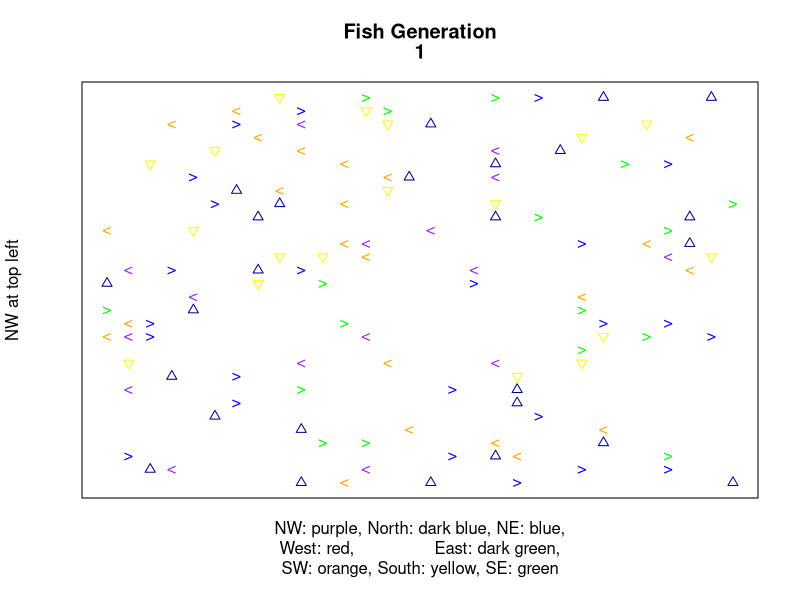
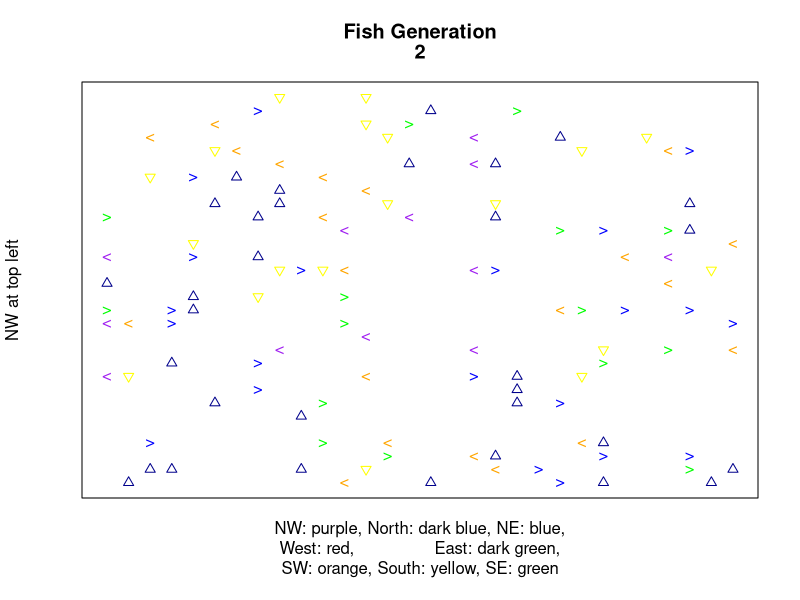
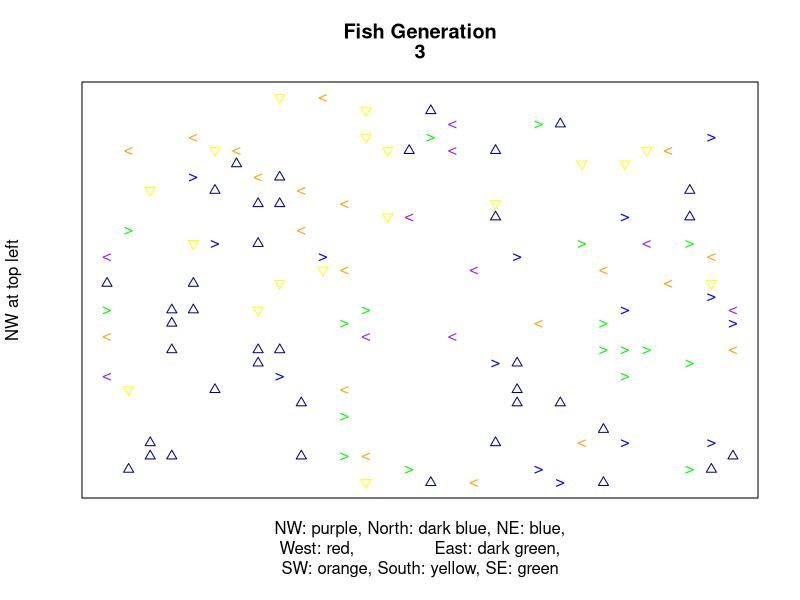
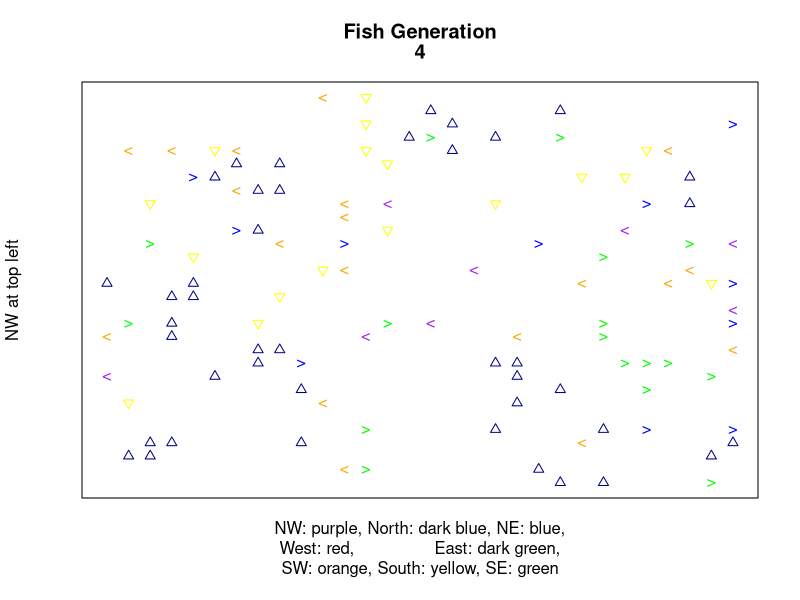
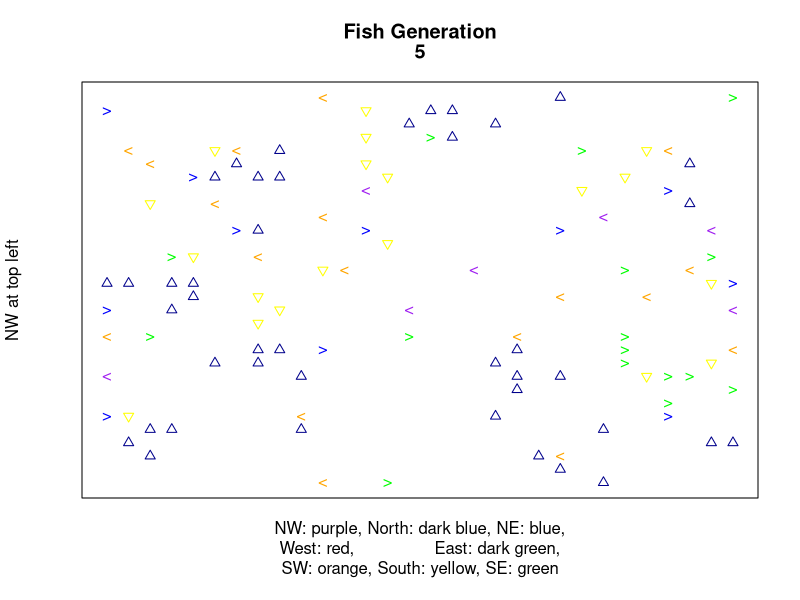
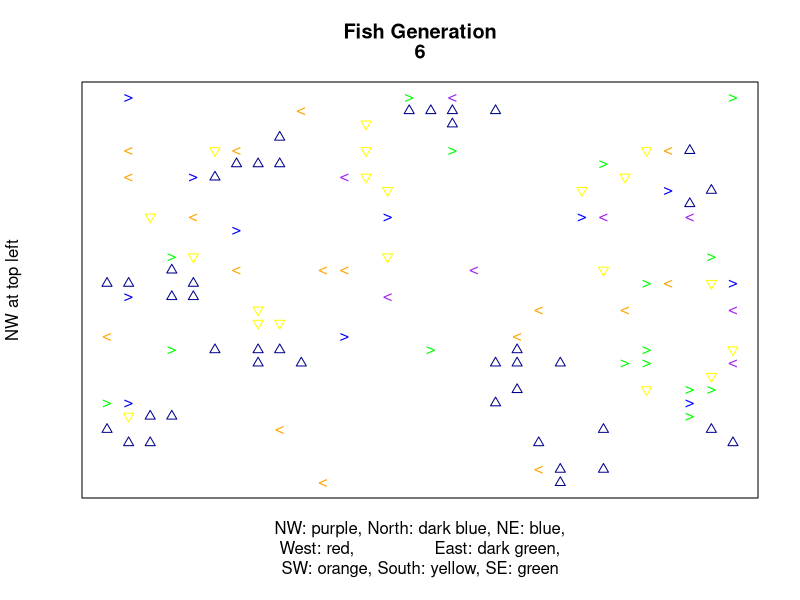
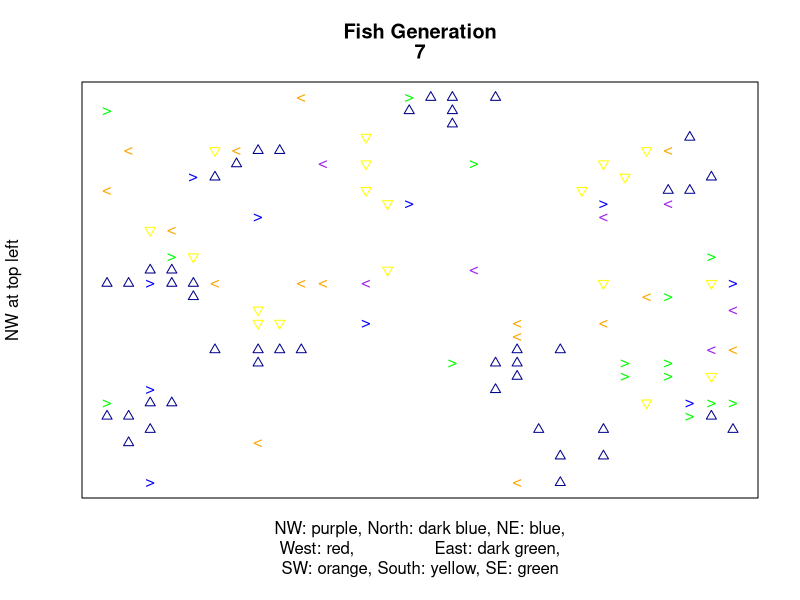
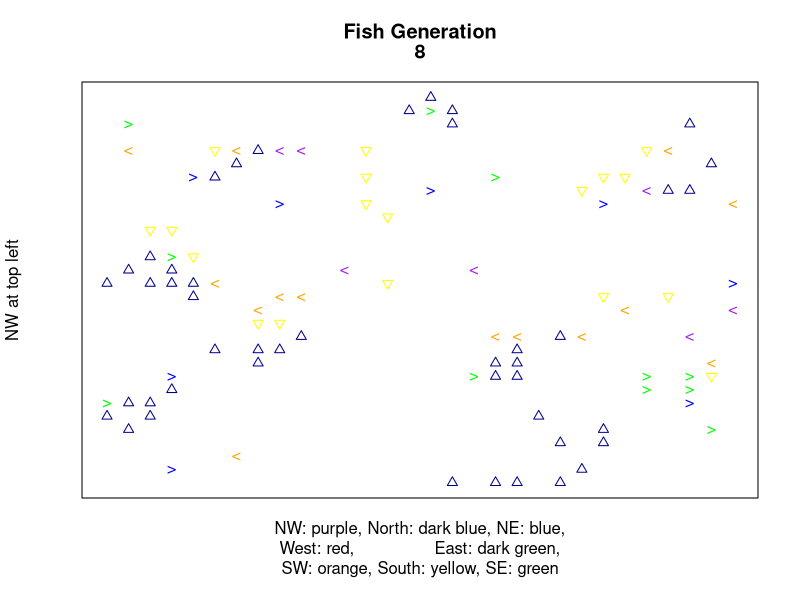

The R source for these figures, in order:
# CA Project 
# Module 14.10 - 'Fish Schooling'
# Version 1.6

# pretty effective schooling behavior,
# doesn't seem particularly biased in any direction,
# has problems with gridlock:
    # the need for collision avoidance strategies
    # is becoming more and more apparent,
    # but that's a different project

# mean of neighbors influences own direction
# by taking mean of neighbors INCLUDING SELF
# then mean becomes new direction

# uses print() from version 1.3
# mean function divided into get.mean and set.dir ftns

# ignore cohesion rule
# obey separation rule and alignment rule
# separation takes precedence

# this version's interpretation of separation rule:
# "don't move into the same space on the grid"

# wrap edges

# this version does have the 'herky jerky' movement


EMPTY <- c(0,0)   # unoccupied cell  

# dimensions
size <- 30
gens <- 100 # slices

probability <- 0.2 # to make sure some cells are empty (for initialization)


# FUNCTIONS

# test whether a pair of coords is (0,0)
empty <- function(coords) {
  return(sum(coords==EMPTY)==2)
}

# copy edges to ghost margins
wrap.edges <- function(slice) {
  # wrap top and bottom edges:
  for(i in 1:2) {
    loaf[[slice]][[i]] <- loaf[[slice]][[size+i]]
    loaf[[slice]][[size+i+2]] <- loaf[[slice]][[i+2]]
  }
  # wrap left and right edges:
  for(i in 1:2) {
    for(row in 3:(size+2)) {
      loaf[[slice]][[row]][[i]] <- loaf[[slice]][[row]][[size+i]]
      loaf[[slice]][[row]][[size+2+i]] <- loaf[[slice]][[row]][[i+2]]
    }
  }
  # set corners:
  for(i in 1:2) {
    for(j in 1:2) {
      # top corners
      loaf[[slice]][[i]][[j]] <- loaf[[slice]][[size+i]][[size+j]]
      loaf[[slice]][[i]][[size+j+2]] <- loaf[[slice]][[size+i]][[j+2]]
      # bottom corners
      loaf[[slice]][[size+i+2]][[j]] <- loaf[[slice]][[i+2]][[size+j]]
      loaf[[slice]][[size+i+2]][[size+j+2]] <- loaf[[slice]][[i+2]][[j+2]]
    }
  }
  return(loaf[[slice]])
}

# get mean direction of all neighbors 
# (Moore's neighborhood,  dist 1 )
get.mean.dir <- function(slice,this.r,this.c) {
  dist <- 2
  num.neighbors <- 0
  neighbor.directions <- EMPTY
  for(row in -dist:dist) {
    for(col in -dist:dist) {
      bro.dir <- unlist(loaf[[slice-1]][[this.r+row]][[this.c+col]])
      #if(!(row==0 && col==0) && !empty(bro.dir)) {
      if(!empty(bro.dir)) {  
        num.neighbors <- num.neighbors + 1
        neighbor.directions <- neighbor.directions + bro.dir
      }
    }
  }
  if(num.neighbors!=0) { return(neighbor.directions/num.neighbors) }
  return(EMPTY)
}

set.new.direction <- function(current.direction,mean) {
  if(empty(mean)) { return(current.direction) }
  new.dir <- mean
  for(i in 1:2) {
    thing <- new.dir[i]
    if(thing >= .5) {
      new.dir[i] <- 1
    } else if(thing <= (-.5)) {
      new.dir[i] <- -1
    } else {
      new.dir[i] <- 0
    }
  }
  if(empty(new.dir)) { return(current.direction) } 
  return(new.dir)
}

# should keep two fish from moving into the same empty cell
# and keep fish from moving into occupied cell.
okay.to.move <- function(slice,row,col,dest) {
  if(!empty(unlist(loaf[[slice-1]][[dest[1]]][[dest[2]]]))) { return(FALSE) }
  for(r in -1:1) {
    for(c in -1:1) {
      bro.row <- dest[1]+r
      bro.col <- dest[2]+c
      bro.dir <- unlist(loaf[[slice-1]][[bro.row]][[bro.col]])
      if(!(bro.row==row && bro.col==col)) {
        if(!empty(bro.dir) && empty(bro.dir+c(r,c))) {
          return(FALSE)
        }
      }
    }
  }
  return(TRUE)
}

# Plot the grid for the generation specified.
print <- function(slice) {
  # it would be much more efficient to use a matrix here,
  # but this makes the code easier to read at a glance
  nw.x <- vector() 
  nw.y <- vector()
  north.x <- vector()
  north.y <- vector()
  ne.x <- vector()
  ne.y <- vector()
  west.x <- vector()
  west.y <- vector()
  east.x <- vector()
  east.y <- vector()
  sw.x <- vector()
  sw.y <- vector()
  south.x <- vector()
  south.y <- vector()
  se.x <- vector()
  se.y <- vector()
  
  for (row in 3:(size+2)) {
    for (col in 3:(size+2)) {
      direction <- unlist(loaf[[slice]][[row]][[col]])
      if(direction[1]==1) {
        if(direction[2]==-1) {
          nw.x <- c(nw.x,col)
          nw.y <- c(nw.y,row)
        } else if(direction[2]==0) {
          north.x <- c(north.x,col)
          north.y <- c(north.y,row)
        } else {
          ne.x <- c(ne.x,col)
          ne.y <- c(ne.y,row)
        }
      } else if(direction[1]==0) {
        if(direction[2]==-1) {
          west.x <- c(west.x,col)
          west.y <- c(west.y,row)
        } else if(direction[2]==1) {
          east.x <- c(east.x,col)
          east.y <- c(east.y,row)
        }
      } else {
        if(direction[2]==-1) {
          sw.x <- c(sw.x,col)
          sw.y <- c(sw.y,row)
        } else if(direction[2]==0) {
          south.x <- c(south.x,col)
          south.y <- c(south.y,row)
        } else {
          se.x <- c(se.x,col)
          se.y <- c(se.y,row)
        }
      }
    }
  }
  
  # NW is PURPLE
  plot(x=nw.x,y=nw.y,ylim=c(3,size+2),
       xlim=c(3,size+2),pch=60,col="purple",
       main=c("Fish Generation",slice),
       yaxt="n",xaxt="n",
       xlab="NW: purple, North: dark blue, NE: blue,\nWest: red,                East: dark green,\nSW: orange, South: yellow, SE: green",
       ylab="NW at top left") 
  # North is DARK BLUE 
  points(x=north.x,y=north.y,pch=2,col="dark blue")
  # NE is BLUE
  points(x=ne.x,y=ne.y,pch=62,col="blue")
  # WEST is RED
  points(x=west.x,y=west.y,pch=171,col="red")
  # EAST is DARK GREEN
  points(x=east.x,y=east.y,pch=187,col="dark green")
  # SW is ORANGE
  points(x=sw.x,y=sw.y,pch=60,col="orange")
  # SOUTH is YELLOW
  points(x=south.x,y=south.y,pch=6,col="yellow")
  # SE is GREEN
  points(x=se.x,y=se.y,pch=62,col="green")
}


# set up empty loaf
# don't forget to initialize 'ghost' borders (2 cell margin)
loaf <- list()
for(slice in 1:gens) {
  loaf[[slice]] <- list()
  for(row in 1:(size+4)) {
    loaf[[slice]][[row]] <- list()
    for(col in 1:(size+4)) {
      loaf[[slice]][[row]][[col]] <- c(0,0)
    }
  }
}

# set up initial random configuration slice (generation 1)
for(row in 3:(size+2)) {
  for(col in 3:(size+2)) {
    if(rbinom(1,1,probability)) {
      loaf[[1]][[row]][[col]] <- floor(runif(2,-1,2))
    }
  }
}
loaf[[1]] <- wrap.edges(1)
print(1)

# FOR LOOP
for(slice in 2:gens) {
  for(row in 3:(size+2)) {
    for(col in 3:(size+2)) {
      direction <- unlist(loaf[[slice-1]][[row]][[col]])
      if(!empty(direction)) {
        mean.dir <- get.mean.dir(slice,row,col)
        new.direction <- set.new.direction(direction,mean.dir)
        loaf[[slice]][[row]][[col]] <- new.direction
        destination <- c(row,col)+direction
        if(okay.to.move(slice,row,col,destination)) {          
          for(i in 1:2) {
            if(destination[i]<3) {
              destination[i] <- destination[i]+size
            } else if(destination[i]>(size+2)) {
              destination[i] <- destination[i]-size
            }
          }
          loaf[[slice]][[destination[1]]][[destination[2]]] <- direction
          loaf[[slice]][[row]][[col]] <- EMPTY
        }
      }
    }
  }
  loaf[[slice]] <- wrap.edges(slice)
  print(slice)
}
